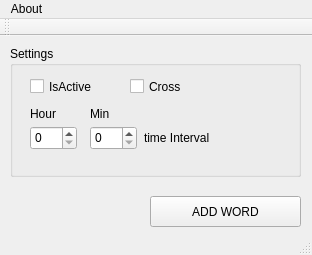
<?xml version="1.0" encoding="UTF-8"?>
<ui version="4.0">
 <class>MainWindow</class>
 <widget class="QMainWindow" name="MainWindow">
  <property name="geometry">
   <rect>
    <x>0</x>
    <y>0</y>
    <width>312</width>
    <height>255</height>
   </rect>
  </property>
  <property name="windowTitle">
   <string>MainWindow</string>
  </property>
  <widget class="QWidget" name="centralWidget">
   <widget class="QGroupBox" name="groupBox">
    <property name="geometry">
     <rect>
      <x>10</x>
      <y>10</y>
      <width>291</width>
      <height>131</height>
     </rect>
    </property>
    <property name="title">
     <string>Settings</string>
    </property>
    <widget class="QCheckBox" name="checkBoxIsActive">
     <property name="geometry">
      <rect>
       <x>20</x>
       <y>30</y>
       <width>85</width>
       <height>21</height>
      </rect>
     </property>
     <property name="text">
      <string>IsActive</string>
     </property>
    </widget>
    <widget class="QSpinBox" name="spinBoxHour">
     <property name="geometry">
      <rect>
       <x>20</x>
       <y>80</y>
       <width>47</width>
       <height>24</height>
      </rect>
     </property>
     <property name="maximum">
      <number>24</number>
     </property>
    </widget>
    <widget class="QSpinBox" name="spinBoxMinute">
     <property name="geometry">
      <rect>
       <x>80</x>
       <y>80</y>
       <width>47</width>
       <height>24</height>
      </rect>
     </property>
     <property name="maximum">
      <number>59</number>
     </property>
    </widget>
    <widget class="QLabel" name="label">
     <property name="geometry">
      <rect>
       <x>20</x>
       <y>60</y>
       <width>31</width>
       <height>16</height>
      </rect>
     </property>
     <property name="text">
      <string>Hour</string>
     </property>
    </widget>
    <widget class="QLabel" name="label_2">
     <property name="geometry">
      <rect>
       <x>80</x>
       <y>60</y>
       <width>31</width>
       <height>16</height>
      </rect>
     </property>
     <property name="text">
      <string>Min</string>
     </property>
    </widget>
    <widget class="QLabel" name="label_3">
     <property name="geometry">
      <rect>
       <x>134</x>
       <y>84</y>
       <width>101</width>
       <height>16</height>
      </rect>
     </property>
     <property name="text">
      <string>time Interval</string>
     </property>
    </widget>
    <widget class="QCheckBox" name="checkBoxCross">
     <property name="geometry">
      <rect>
       <x>120</x>
       <y>30</y>
       <width>85</width>
       <height>21</height>
      </rect>
     </property>
     <property name="text">
      <string>Cross</string>
     </property>
    </widget>
   </widget>
   <widget class="QPushButton" name="pushButtonAddWord">
    <property name="geometry">
     <rect>
      <x>150</x>
      <y>160</y>
      <width>151</width>
      <height>31</height>
     </rect>
    </property>
    <property name="text">
     <string>ADD WORD</string>
    </property>
   </widget>
  </widget>
  <widget class="QMenuBar" name="menuBar">
   <property name="geometry">
    <rect>
     <x>0</x>
     <y>0</y>
     <width>312</width>
     <height>20</height>
    </rect>
   </property>
   <widget class="QMenu" name="menuAbout">
    <property name="title">
     <string>About</string>
    </property>
   </widget>
   <addaction name="menuAbout"/>
  </widget>
  <widget class="QToolBar" name="mainToolBar">
   <attribute name="toolBarArea">
    <enum>TopToolBarArea</enum>
   </attribute>
   <attribute name="toolBarBreak">
    <bool>false</bool>
   </attribute>
  </widget>
  <widget class="QStatusBar" name="statusBar"/>
 </widget>
 <layoutdefault spacing="6" margin="11"/>
 <resources/>
 <connections/>
</ui>
